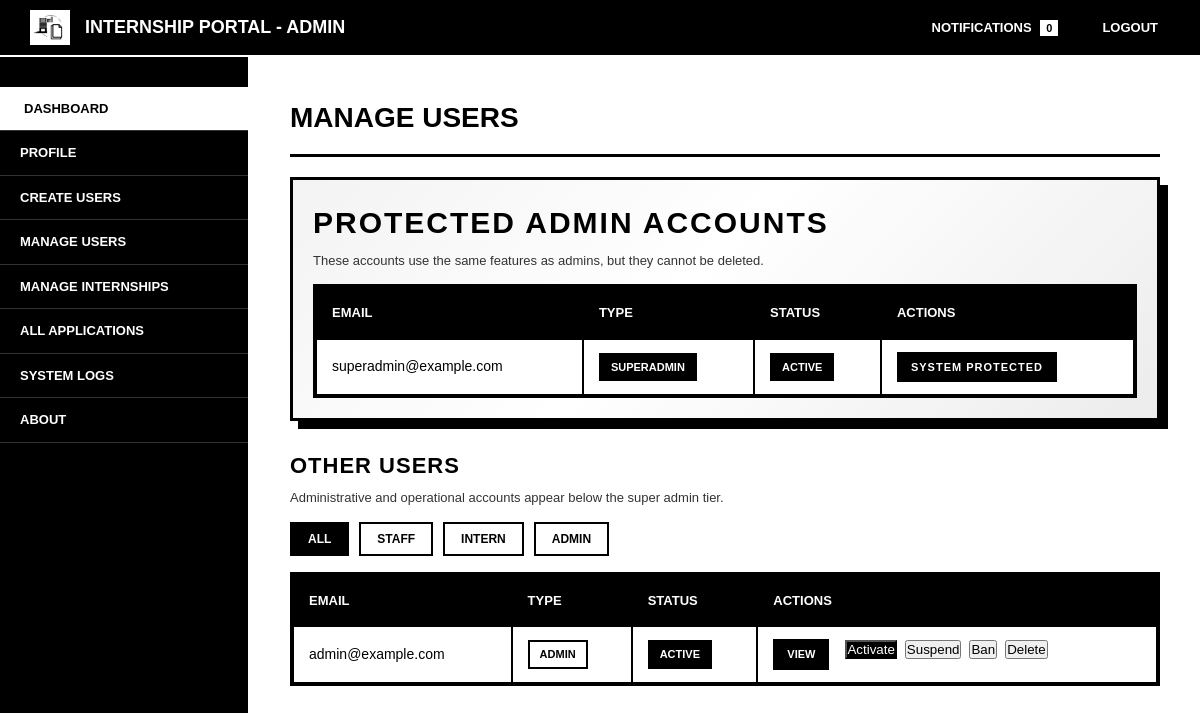
Screenshot of /superadmin/manage_users.php (signed in) with the database file from the repository.
### tables this page shows
CREATE TABLE `users` (
  `user_id` int(11) NOT NULL,
  `email` varchar(255) NOT NULL,
  `password_hash` varchar(255) DEFAULT NULL,
  `user_type` enum('admin','staff','intern','superadmin') NOT NULL,
  `verified` tinyint(1) DEFAULT 0,
  `created_at` timestamp NOT NULL DEFAULT current_timestamp(),
  `updated_at` timestamp NOT NULL DEFAULT current_timestamp() ON UPDATE current_timestamp(),
  `first_login` tinyint(1) DEFAULT 1,
  `reset_token` varchar(255) DEFAULT NULL,
  `token_expiry` datetime DEFAULT NULL,
  `status` enum('active','banned','suspended') DEFAULT 'active'
);

### includes/functions.php (called while the page is built, shortened)
<?php
function isSuperAdminUser($userType = null) {
    $userType = $userType ?? ($_SESSION['user_type'] ?? null);
    return $userType === 'superadmin';
}
function getAdminAreaLabel() {
    return isSuperAdminUser() ? 'Super Admin' : 'Admin';
}
?>

### superadmin/manage_users.php (the view, shortened to what this page needs)
<?php
require_once '../includes/functions.php';
$panelLabel = getAdminAreaLabel();
$stmt = $pdo->prepare("SELECT COUNT(*) FROM notifications WHERE user_id = ? AND is_read = 0");
$stmt->execute([$_SESSION['user_id']]);
$unread = $stmt->fetchColumn();
$stmt = $pdo->prepare("SELECT * FROM users ORDER BY user_id DESC");
$stmt->execute();
$users = $stmt->fetchAll();
$statusLabels = [
    'active' => 'Active',
    'banned' => 'Banned',
    'suspended' => 'Suspended',
];
$superAdminUsers = array_filter($users, function ($user) {
    return $user['user_type'] === 'superadmin';
});
$otherUsers = array_filter($users, function ($user) {
    return $user['user_type'] !== 'superadmin';
});
?>
<!DOCTYPE html>
<html lang="en">
<head>
    <link rel="stylesheet" href="../assets/css/super_manage.css">
    <link rel="stylesheet" href="../assets/css/responsive.css">
</head>
<body>
    <div class="topnav">
        <div class="logo-section">
            <img src="../assets/img/logo.png" alt="Logo">
            <h2>Internship Portal - <?= htmlspecialchars($panelLabel) ?></h2>
        </div>
        <div class="topnav-right">
            <a href="notifications.php">
                Notifications <span class="badge"><?= $unread ?></span>
            </a>
            <a href="../logout.php">Logout</a>
        </div>
    </div>
    <div class="wrapper">
        <div class="sidebar">
            <ul>
                <li><a href="index.php" class="active">Dashboard</a></li>
                <li><a href="profile.php">Profile</a></li>
                <li><a href="create_users.php">Create Users</a></li>
                <li><a href="manage_users.php">Manage Users</a></li>
                <li><a href="manage_internships.php">Manage Internships</a></li>
                <li><a href="applications.php">All Applications</a></li>
                <li><a href="system_logs.php">System Logs</a></li>
                <li><a href="about.php">About</a></li>
            </ul>
        </div>
        <div class="content">
            <h1>Manage Users</h1>
            <section class="user-group user-group-superadmin">
                <div class="section-heading">
                    <h2>Protected Admin Accounts</h2>
                    <p>These accounts use the same features as admins, but they cannot be deleted.</p>
                </div>
                <div class="table-section table-section-superadmin">
                    <table>
                        <thead>
                            <tr>
                                <th>Email</th>
                                <th>Type</th>
                                <th>Status</th>
                                <th>Actions</th>
                            </tr>
                        </thead>
                        <tbody>
                            <?php foreach ($superAdminUsers as $user): ?>
                                <?php
                                $statusClass = $user['status'] === 'active' ? 'status-active' : 'status-inactive';
                                $userTypeClass = 'user-type-' . strtolower($user['user_type']);
                                ?>
                                <tr>
                                    <td><?= htmlspecialchars($user['email']) ?></td>
                                    <td>
                                        <span class="user-type <?= $userTypeClass ?>">
                                            <?= ucfirst($user['user_type']) ?>
                                        </span>
                                    </td>
                                    <td>
                                        <span class="status-badge <?= $statusClass ?>">
                                            <?= htmlspecialchars($statusLabels[$user['status']] ?? ucfirst($user['status'])) ?>
                                        </span>
                                    </td>
                                    <td>
                                        <span class="protected-label">System Protected</span>
                                    </td>
                                </tr>
                            <?php endforeach; ?>
                        </tbody>
                    </table>
                </div>
            </section>
            <section class="user-group">
                <div class="section-heading">
                    <h2>Other Users</h2>
                    <p>Administrative and operational accounts appear below the super admin tier.</p>
                </div>
                <div class="filter-tabs" aria-label="User type filters">
                    <button type="button" class="filter-tab active" data-filter="all">All</button>
                    <button type="button" class="filter-tab" data-filter="staff">Staff</button>
                    <button type="button" class="filter-tab" data-filter="intern">Intern</button>
                    <button type="button" class="filter-tab" data-filter="admin">Admin</button>
                </div>
                <div class="table-section">
                    <table>
                        <thead>
                            <tr>
                                <th>Email</th>
                                <th>Type</th>
                                <th>Status</th>
                                <th>Actions</th>
                            </tr>
                        </thead>
                        <tbody>
                            <?php foreach ($otherUsers as $user): ?>
                                <?php
                                $statusClass = $user['status'] === 'active' ? 'status-active' : 'status-inactive';
                                $userTypeClass = 'user-type-' . strtolower($user['user_type']);
                                ?>
                                <tr class="user-row" data-user-type="<?= htmlspecialchars($user['user_type']) ?>">
                                    <td><?= htmlspecialchars($user['email']) ?></td>
                                    <td>
                                        <span class="user-type <?= $userTypeClass ?>">
                                            <?= ucfirst($user['user_type']) ?>
                                        </span>
                                    </td>
                                    <td>
                                        <span class="status-badge <?= $statusClass ?>">
                                            <?= htmlspecialchars($statusLabels[$user['status']] ?? ucfirst($user['status'])) ?>
                                        </span>
                                    </td>
                                    <td>
                                        <div class="action-group">
                                            <a href="view_users.php?id=<?= $user['user_id'] ?>">View</a>
                                            <form method="POST" action="toggle_status.php" style="display:inline;">
                                                <button type="submit" class="<?= $user['status'] === 'active' ? 'current-status-action' : '' ?>">Activate</button>
                                            </form>
                                            <form method="POST" action="toggle_status.php" style="display:inline;">
                                                <button type="submit" class="<?= $user['status'] === 'suspended' ? 'current-status-action' : '' ?>">Suspend</button>
                                            </form>
                                            <form method="POST" action="toggle_status.php" style="display:inline;">
                                                <button type="submit" class="<?= $user['status'] === 'banned' ? 'current-status-action' : '' ?>">Ban</button>
                                            </form>
                                            <form method="POST" action="delete_users.php" style="display:inline;" onsubmit="return confirm('Delete user <?= htmlspecialchars($user['email']) ?>? This action cannot be undone.')">
                                                <button type="submit">Delete</button>
                                            </form>
                                        </div>
                                    </td>
                                </tr>
                            <?php endforeach; ?>
                        </tbody>
                    </table>
                </div>
            </section>
        </div>
    </div>
</body>
</html>

### assets/css/super_manage.css (style rules this page uses)
* { margin: 0; padding: 0; box-sizing: border-box; }
body { font-family: Arial, Helvetica, sans-serif; background-color: #ffffff; color: #000000; line-height: 1.5; min-height: 100vh; }
.topnav { background-color: #000000; color: #ffffff; padding: 10px 30px; display: flex; justify-content: space-between; align-items: center; border-bottom: 2px solid #ffffff; }
.logo-section { display: flex; align-items: center; gap: 15px; }
.logo-section img { max-width: 40px; height: auto; border: 2px solid #ffffff; }
.logo-section h2 { font-size: 18px; font-weight: bold; text-transform: uppercase; color: #ffffff; margin: 0; }
.topnav-right { display: flex; gap: 20px; }
.topnav-right a { color: #ffffff; text-decoration: none; font-size: 13px; font-weight: bold; text-transform: uppercase; padding: 5px 10px; border: 2px solid transparent; transition: all 0.3s ease; }
.badge { background-color: #ffffff; color: #000000; padding: 2px 6px; font-size: 11px; font-weight: bold; margin-left: 5px; }
.wrapper { display: flex; min-height: calc(100vh - 60px); }
.sidebar { width: 250px; background-color: #000000; color: #ffffff; padding: 30px 0; border-right: 2px solid #ffffff; flex-shrink: 0; }
.sidebar ul { list-style: none; }
.sidebar li { border-bottom: 1px solid #333333; }
.sidebar a { display: block; color: #ffffff; text-decoration: none; padding: 12px 20px; text-transform: uppercase; font-size: 13px; font-weight: bold; transition: all 0.3s ease; }
.sidebar a.active { background-color: #ffffff; color: #000000; border-left: 4px solid #ffffff; }
.content { flex: 1; padding: 40px; background-color: #ffffff; overflow-y: auto; max-height: calc(100vh - 60px); }
.content h1 { font-size: 28px; font-weight: bold; text-transform: uppercase; margin-bottom: 20px; border-bottom: 3px solid #000000; padding-bottom: 15px; }
.user-group { margin-top: 28px; }
.user-group:first-of-type { margin-top: 0; }
.section-heading { margin-bottom: 14px; }
.section-heading h2 { font-size: 22px; font-weight: bold; text-transform: uppercase; letter-spacing: 1px; margin-bottom: 6px; }
.section-heading p { font-size: 13px; color: #333333; }
.user-group-superadmin { padding: 20px; border: 3px solid #000000; background: linear-gradient(135deg, #f3f3f3 0%, #ffffff 45%, #ececec 100%); box-shadow: 8px 8px 0 #000000; }
.user-group-superadmin .section-heading h2 { font-size: 30px; letter-spacing: 2px; }
.user-group-superadmin .section-heading p { max-width: 700px; }
.table-section-superadmin { border-width: 3px; }
.table-section { overflow-x: auto; border: 2px solid #000000; background-color: #ffffff; }
.filter-tabs { display: flex; flex-wrap: wrap; gap: 10px; margin-bottom: 16px; }
.filter-tab { padding: 8px 16px; border: 2px solid #000000; background-color: #ffffff; color: #000000; font-size: 12px; font-weight: bold; text-transform: uppercase; cursor: pointer; transition: all 0.3s ease; }
.filter-tab:hover, .filter-tab.active { background-color: #000000; color: #ffffff; }
table { width: 100%; border-collapse: collapse; min-width: 600px; }
th { background-color: #000000; color: #ffffff; font-weight: bold; text-transform: uppercase; font-size: 13px; padding: 15px; text-align: left; border: 2px solid #000000; }
td { padding: 12px 15px; border: 2px solid #000000; font-size: 14px; }
.status-badge { display: inline-block; padding: 4px 10px; font-weight: bold; text-transform: uppercase; font-size: 11px; border: 2px solid #000000; }
.status-active { background-color: #000000; color: #ffffff; }
.user-type { display: inline-block; padding: 4px 10px; font-weight: bold; text-transform: uppercase; font-size: 11px; border: 2px solid #000000; }
.user-type-superadmin { background-color: #000000; color: #ffffff; }
.user-type-admin { background-color: #ffffff; color: #000000; }
td:last-child a { display: inline-block; padding: 5px 12px; text-decoration: none; font-weight: bold; text-transform: uppercase; font-size: 11px; border: 2px solid #000000; transition: all 0.3s ease; margin-right: 8px; }
.action-group { display: flex; flex-wrap: wrap; gap: 8px; }
.action-group a { margin-right: 0; }
td:last-child a:first-child { background-color: #000000; color: #ffffff; }
.current-status-action { background-color: #000000 !important; color: #ffffff !important; }
.protected-label { display: inline-block; padding: 5px 12px; background-color: #000000; color: #ffffff; font-weight: bold; text-transform: uppercase; font-size: 11px; border: 2px solid #000000; letter-spacing: 1px; }

### rows the page displays
users: email "superadmin@example.com", user_type "SUPERADMIN", status "ACTIVE"
users: email "admin@example.com", user_type "ADMIN", status "ACTIVE"

### other values shown
$panelLabel "ADMIN"
$unread "0"
